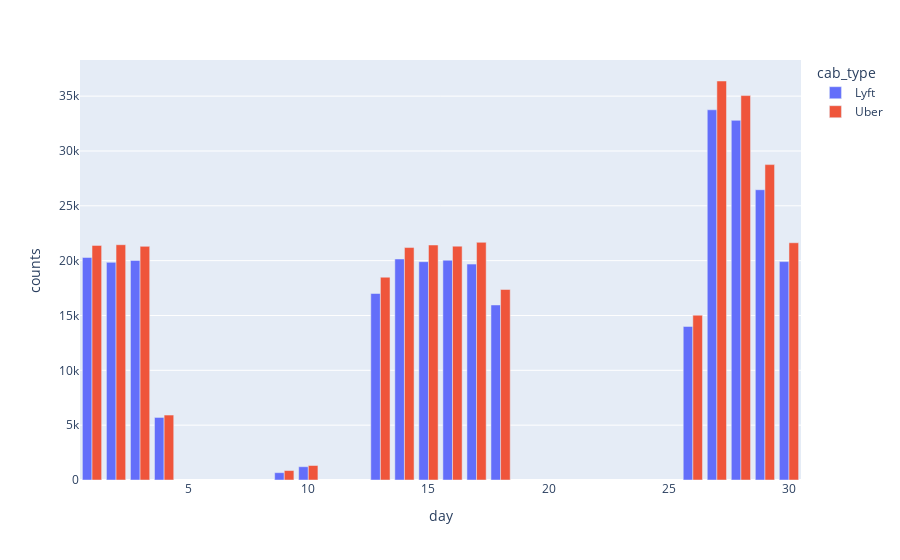

Notebook source saved alongside this figure:
### Markdown cell above
Kita akan melihat jumlah tipe-tipe taksi yang beroperasi setiap harinya

### Code cell
# grouping berdasarkan day dan cab_type
df2 =df.groupby(by=["day","cab_type"]).size().reset_index(name="counts")

# tampilkan df2 dalam bentuk barplot
fig2 = px.bar(data_frame=df2,
              x="day",
              y="counts",
              color="cab_type",
              barmode="group")
fig2.show()

### Figure 1 — Plotly figure (JSON) as saved in the notebook; plotly's stock layout.template omitted (floating-point values rounded to 4 significant figures)
{"data": [{"alignmentgroup": "True", "hovertemplate": "cab_type=Lyft<br>day=%{x}<br>counts=%{y}<extra></extra>", "legendgroup": "Lyft", "marker": {"color": "#636efa", "pattern": {"shape": ""}}, "name": "Lyft", "offsetgroup": "Lyft", "orientation": "v", "showlegend": true, "textposition": "auto", "type": "bar", "x": [1, 2, 3, 4, 9, 10, 13, 14, 15, 16, 17, 18, 26, 27, 28, 29, 30], "xaxis": "x", "y": [20289, 19845, 20021, 5704, 668, 1212, 17005, 20151, 19906, 20039, 19685, 15958, 14000, 33755, 32791, 26466, 19913], "yaxis": "y"}, {"alignmentgroup": "True", "hovertemplate": "cab_type=Uber<br>day=%{x}<br>counts=%{y}<extra></extra>", "legendgroup": "Uber", "marker": {"color": "#EF553B", "pattern": {"shape": ""}}, "name": "Uber", "offsetgroup": "Uber", "orientation": "v", "showlegend": true, "textposition": "auto", "type": "bar", "x": [1, 2, 3, 4, 9, 10, 13, 14, 15, 16, 17, 18, 26, 27, 28, 29, 30], "xaxis": "x", "y": [21391, 21453, 21302, 5923, 861, 1322, 18491, 21193, 21426, 21320, 21669, 17371, 15028, 36380, 35051, 28756, 21631], "yaxis": "y"}], "layout": {"barmode": "group", "legend": {"title": {"text": "cab_type"}, "tracegroupgap": 0}, "margin": {"t": 60}, "xaxis": {"anchor": "y", "domain": [0, 1], "title": {"text": "day"}}, "yaxis": {"anchor": "x", "domain": [0, 1], "title": {"text": "counts"}}}}
